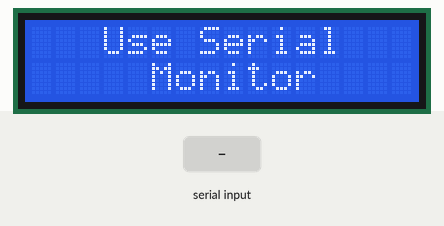
Bench run of a sketch on a simulated Arduino Uno, built with avr-gcc and run on an emulated ATmega328P. Parts: 16×2 character LCD. The test bench sets the inputs (shaded band).

Above: at 5.3 s.
5.4 s: "90,45\n" received over Serial
At 7.4 s:
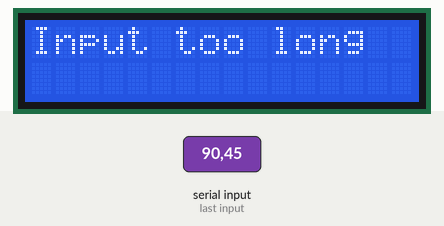
7.9 s: "1\n" received over Serial
At 10.1 s:
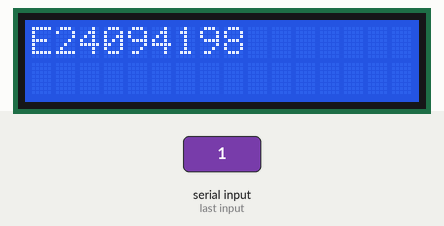
10.4 s: "5\n" received over Serial
At 12.3 s:
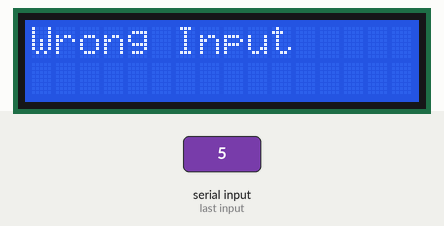
12.9 s: "30,150\n" received over Serial
At 13.7 s:
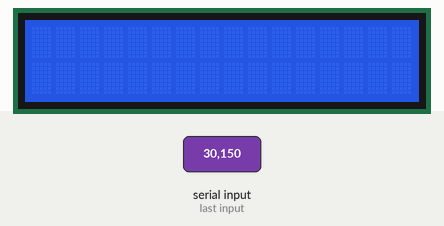
Timing chart, 0 to 15.9 s (numbered marks = the images above; inputs shaded):
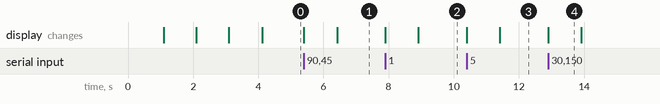

Measured:
- after the input at 5.4 s, the display: first changes at once (image 1 shows a later state)
- after the input at 7.9 s, the display: first changes at once (image 2 shows a later state)
- after the input at 10.4 s, the display: first changes at once (image 3 shows a later state)
- after the input at 12.9 s, the display: changes at once (image 4)
- what the display in image 4 shows lasts 1.0 s, from 12.9 s to 13.9 s

The sketch:

Bonus.ino
```cpp
#include <Wire.h>
#include <LiquidCrystal_I2C.h>

LiquidCrystal_I2C lcd(0x27, 16, 2); // setup address of LCD I2C

// print out in LCD screen function
// parameter: [cols, rows, info]
void printout(int cols, int rows, String info){
    lcd.setCursor(cols, rows);
    lcd.print(info);
}

void setup(){
    // lcd initialization
    lcd.init();
    lcd.backlight();
    // print out the info
    printout(3, 0, "Second Group");
    printout(1, 1, "has four members");
    Serial.begin(115200); // set up port number
    for(int i=0;i<2;i++){
        // blink twice
        lcd.noBacklight();
        delay(1000);
        lcd.backlight();
        delay(1000);
    }
    lcd.clear();// clear the screen of LCD
    printout(3, 0, "Use Serial");
    printout(5, 1, "Monitor");
}

void loop(){
    if(Serial.available()){
        lcd.clear(); // clear the screen
        String tmp=Serial.readString();
        if(tmp.length()>2){ // since readString() function will also read the newline character
            printout(0,0,"Input too long");
        }
        else{
          int num=tmp.toInt();
          switch(num){
              case 1:
                  printout(0,0,"E24094198");
                  break;
              case 2:
                  printout(0,0,"E24094130");
                  break;
              case 3:
                  printout(0,0,"E24094164");
                  break;
              case 4:
                  printout(0,0,"E24091069");
                  break;
              default:
                  printout(0,0,"Wrong Input");
                  break;
            }
        }
    }
}
```
